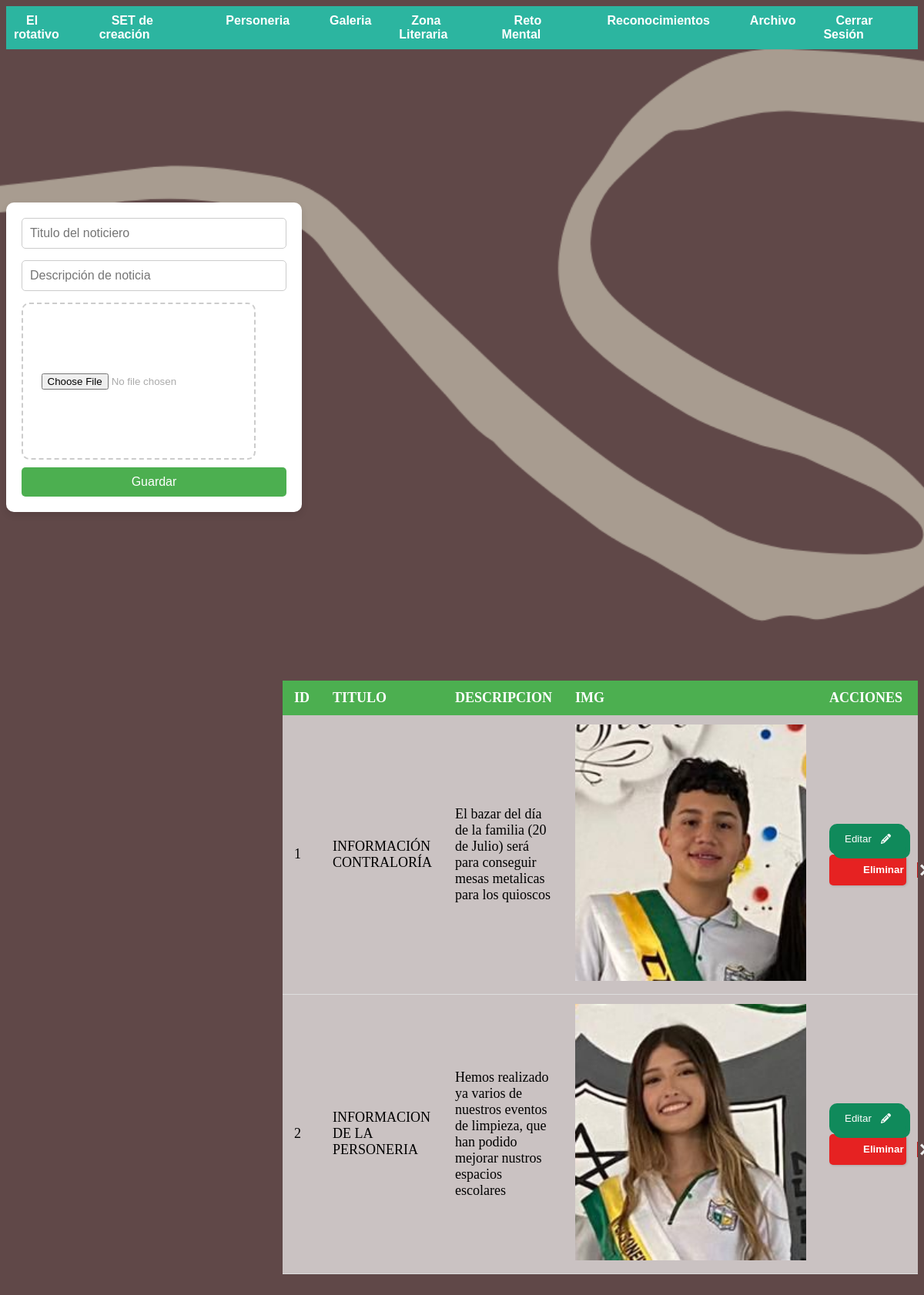
The app's page /administrador/personeria.php (signed in) with its own data.
### tables this page shows
CREATE TABLE `personeria` (
  `id` int(11) NOT NULL,
  `titulo` varchar(200) NOT NULL,
  `descripcion` varchar(900) NOT NULL,
  `imagen` blob NOT NULL
);

### administrador/personeria.php (the view, shortened to what this page needs)
<?php include("includes/header.php"); ?>
    <div class="contenedor">
        <div class="formulario">
            <div class="tarjeta">
                <form action="personeria/guardar.php" method="POST" enctype="multipart/form-data">
                    <div class="grupo">
                        <input type="text" name="titulo" placeholder="Titulo del noticiero" autofocus>
                    </div>
                    <div class="grupo">
                        <input type="text" name="descripcion" rows="3" placeholder="Descripción de noticia">
                    </div>
                    <div class="drop_area">
                        <input type="file" name="imagen">
                    </div>
                    <input type="submit" name="guardar" value="Guardar">
                </form>
            </div>
        </div>
    </div>
     <div class="muestras">
        <table>
            <thead>
                <tr>
                    <th>id</th>
                    <th>titulo</th>
                    <th>descripcion</th>
                    <th>img</th>
                    <th>acciones</th>
                 </tr>
            </thead>
            <tbody>
            <?php
                    $query = "SELECT * FROM personeria";
                    $result_ = mysqli_query($conexion, $query);
                    while($row = mysqli_fetch_array($result_)){?>
                        <tr>
                            <td><?php echo $row['id']?></td>
                            <td><?php echo $row['titulo']?></td>
                            <td><?php echo $row['descripcion']?></td>
                            <td><img src="img/<?php echo $row['imagen']?>" id="imagenes"></td>
                            <td>
                            <button class="Btn"  onclick="window.location.href='personeria/editar.php?id=<?php echo $row['id']?>';">Editar
                            </button>
                            <button class="noselect" onclick="window.location.href='personeria/eliminar.php?id=<?php echo $row['id']?>';">
                                <span class="text">Eliminar</span><span class="icon">
                                    <svg xmlns="http://www.w3.org/2000/svg" width="24" height="24" viewBox="0 0 24 24">
                                        <path d="M24 20.188l-8.315-8.209 8.2-8.282-3.697-3.697-8.212 8.318-8.31-8.203-3.666 3.666 8.321 8.24-8.206 8.313 3.666 3.666 8.237-8.318 8.285 8.203z">
                                        </path>
                                    </svg>
                                </span>
                        </button>
                            </td>
                        </tr>
                    <?php }?>
            </tbody>
         </table>
        </div>
        <?php include("includes/footer.php");?>

### administrador/algo.css (style rules this page uses)
body { background-image: url(../img/Fondo_Oscuro.png); background-repeat: no-repeat; background-size: cover; background-attachment: fixed; }
.contenedor { display: flex; justify-content: left; align-items: center; height: 100vh; background-color: transparent; margin: 0%; padding: 0; }
.tarjeta { background-color: white; padding: 20px; border-radius: 10px; box-shadow: 0px 4px 10px rgba(0, 0, 0, 0.1); max-width: 400px; width: 100%; }
.grupo { margin-bottom: 15px; }
.grupo input[type="text"] { width: 100%; padding: 10px; border: 1px solid #ccc; border-radius: 5px; font-size: 16px; box-sizing: border-box; }
input[type="submit"] { width: 100%; padding: 10px 15px; background-color: #4CAF50; color: white; border: none; border-radius: 5px; font-size: 16px; cursor: pointer; transition: background-color 0.3s ease; }
.muestras { display:flex; justify-content: right; align-items: center; background-color: transparent; }
.drop_area { width: 300px; height: 200px; border: 2px dashed #ccc; border-radius: 10px; display: flex; align-items: center; justify-content: center; color: #aaa; font-family: Arial, sans-serif; font-size: 16px; cursor: pointer; transition: background-color 0.3s ease; margin-bottom:10px ; }
.drop_area input[type="file"] { display:flex; }
.drop_area::before { text-align: center; }
table { width: 60%; border-collapse: collapse; margin: 20px 0; font-size: 18px; text-align: left; }
thead tr { background-color: #4CAF50; color: white; }
thead th { padding: 12px 15px; text-transform: uppercase; }
tbody { background-color: #ffffffab; }
tbody td { padding: 12px 15px; border-bottom: 1px solid #ddd; }
#imagenes { width: 300px; }
.Btn { position: relative; display: flex; align-items: center; justify-content: flex-start; width: 100px; height: 40px; border: none; padding: 0px 20px; background-color: rgb(16, 138, 91); color: white; font-weight: 500; cursor: pointer; border-radius: 10px; box-shadow: 5px 5px 0px rgb(16, 138, 91); transition-duration: .3s; }
.svg { width: 13px; position: absolute; right: 0; margin-right: 20px; fill: white; transition-duration: .3s; }
.noselect { width: 100px; height: 40px; cursor: pointer; display: flex; align-items: center; background: red; border: none; border-radius: 5px; box-shadow: 1px 1px 3px rgba(0,0,0,0.15); background: #e62222; }
.noselect, button span { transition: 200ms; }
.noselect .text { transform: translateX(20px); color: white; font-weight: bold; }
.noselect .icon { position: absolute; border-left: 1px solid #c41b1b; transform: translateX(90px); height: 20px; width: 20px; display: flex; align-items: center; justify-content: center; }
.noselect svg { width: 15px; fill: #eee; }
button { --primary-color: #704646ea; --secondary-color: #fff; --hover-color: #111; --arrow-width: 10px; --arrow-stroke: 2px; box-sizing: border-box; border: 0; border-radius: 20px; color: var(--secondary-color); padding: 1em 1.8em; background: var(--primary-color); display: flex; transition: 0.2s background; align-items: center; gap: 0.6em; font-weight: bold; }

### records on screen
personeria: id "1", titulo "INFORMACIÓN CONTRALORÍA", descripcion "El bazar del día de la familia (20 de Julio) será para conseguir mesas metalicas para los quioscos", imagen (picture)
personeria: id "2", titulo "INFORMACION DE LA PERSONERIA", descripcion "Hemos realizado ya varios de nuestros eventos de limpieza, que han podido mejorar nustros espacios escolares", imagen (picture)
